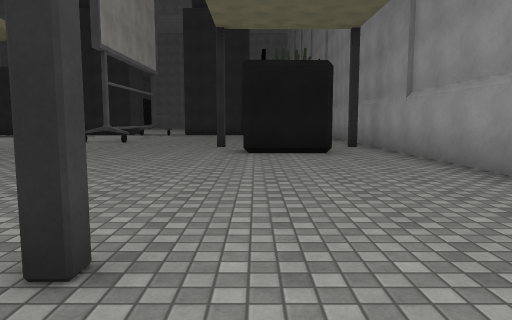
View 1 (above)

24 first-person views from a walk through a scene from a Unity 3-D project. The camera is 1.3 m above the floor, tilts 6° down and sees 70° across. The floor is counted in squares, 1.8 m on a side. Each view is taken from the middle of a square. On the plan, view 1 faces up. The plan holds only what a view shows up to about 11 squares ahead; the rest is blank. The place goes on beyond the plan. The player is left out. Some animated figures are left out. Surface patterns are stand-ins for the level's own textures.

View 2
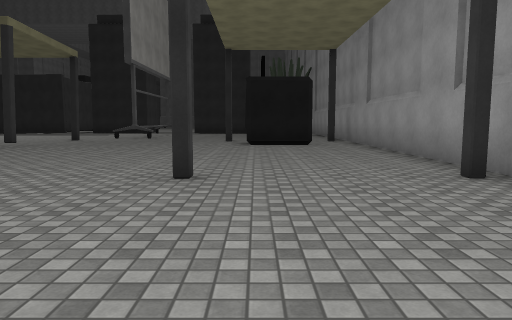

View 3
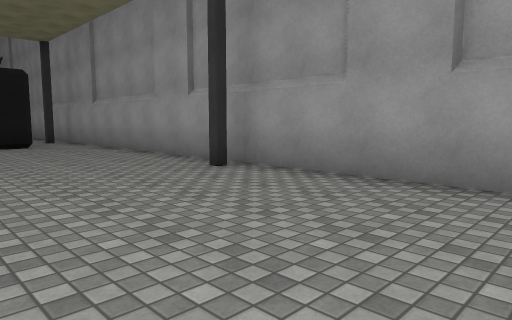

View 4
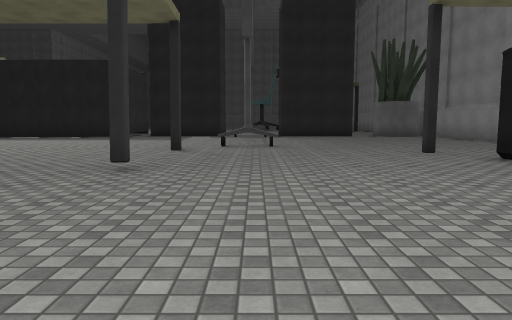

View 5
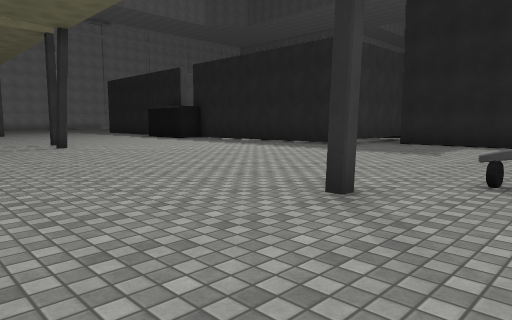

View 6
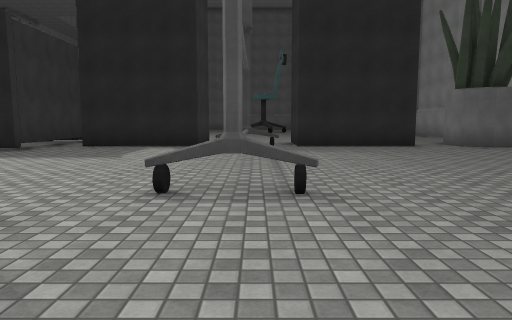

View 7
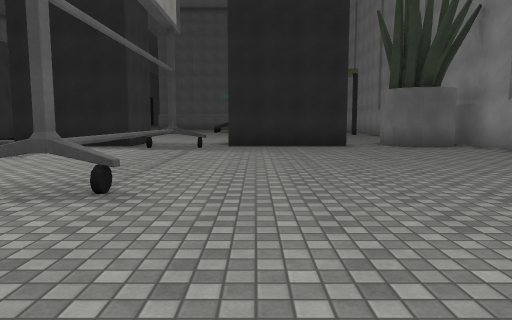

View 8
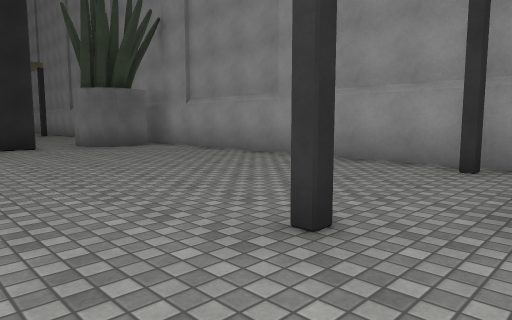

View 9
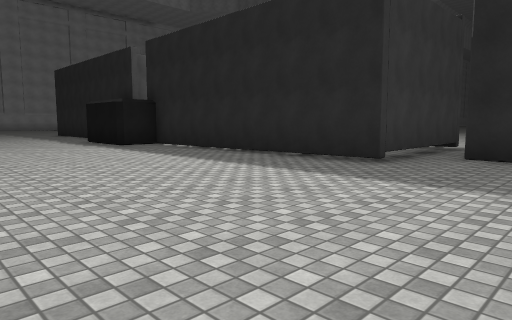

View 10
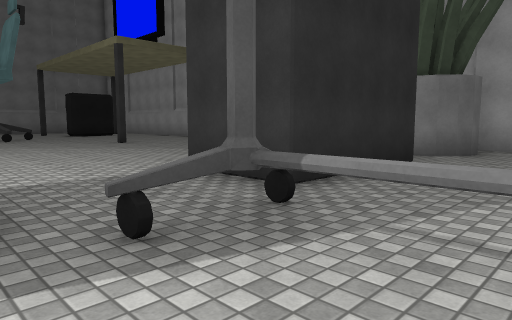

View 11
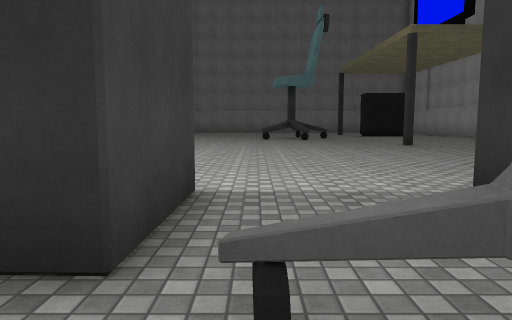

View 12
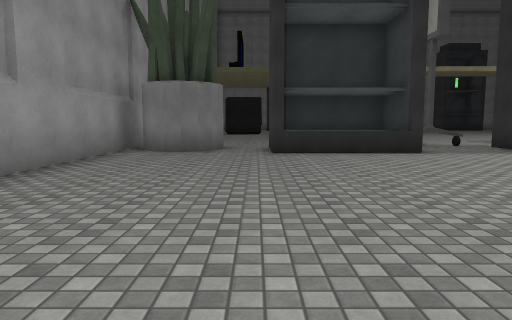

View 13
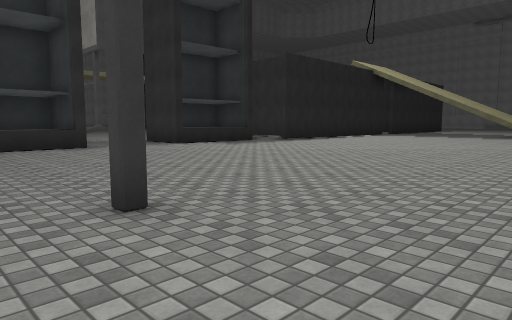

View 14
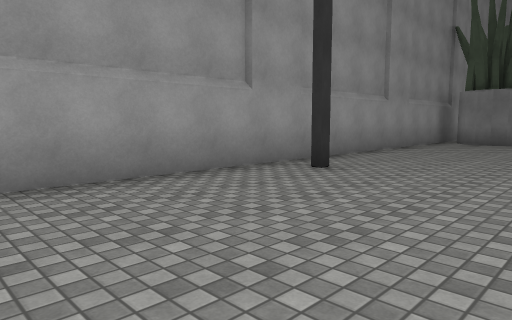

View 15
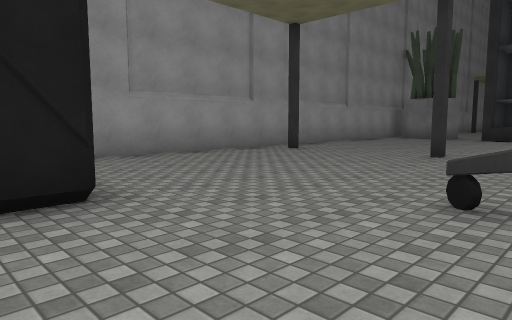

View 16
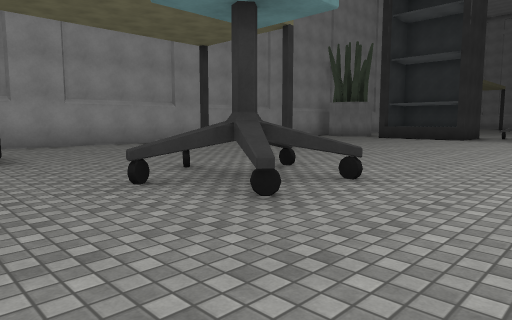

View 17
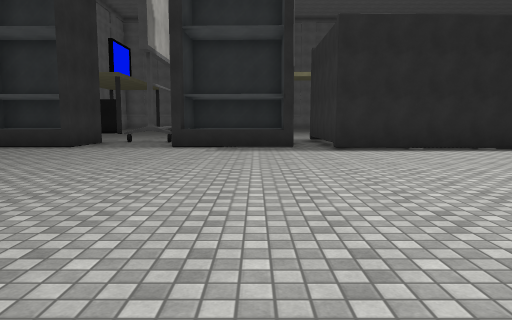

View 18
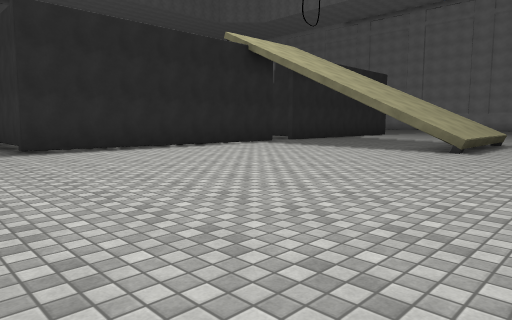

View 19
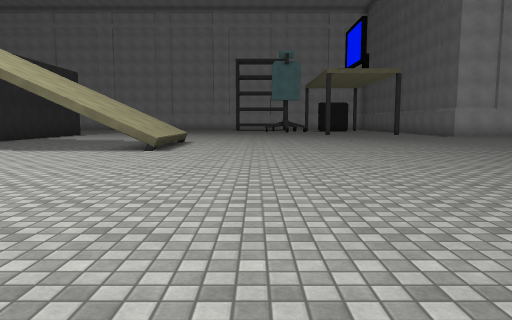

View 20
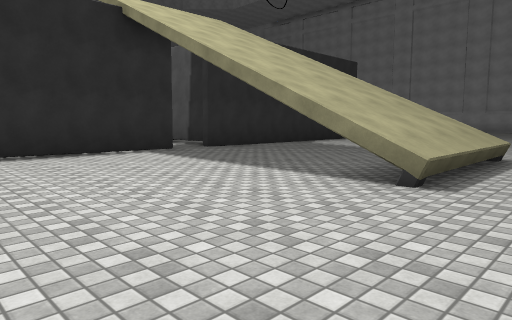

View 21
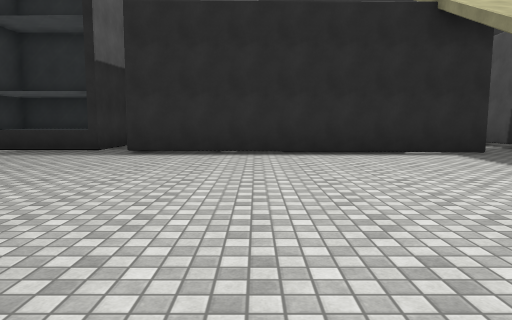

View 22
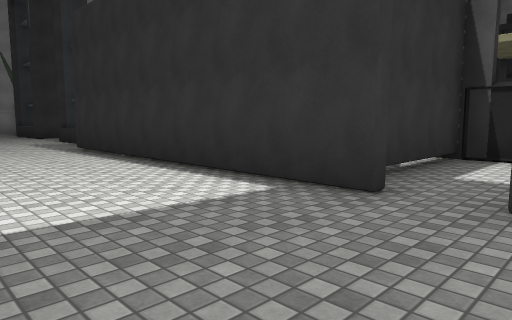

View 23
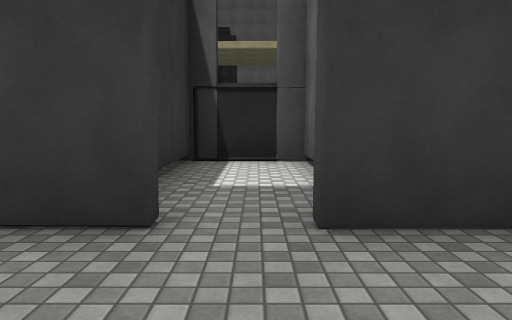

View 24
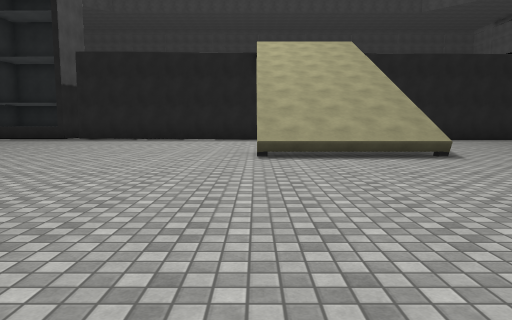

### Floor plan
Key: @ floor where view 1 was taken; # wall or solid block; . floor; = window, fence, low wall or low ledge; ^ raised ledge; M machine; O other object.
Columns run from 21 left of view 1 to 4 right of it. Each row starts with its distance up from view 1.
 37  .....       ........
 36  .......     .......MMM
 35  ........    ....=.......#
 34  ..........  ...#^=......#
 33 ............  ..##.......#
 32 ............. ...=.......#
 31 .........................#
 30 .........................#
 29 ^^^^................#..#.#
 28    #.....................#
 27 .........................#
 26 .........................#
 25 .........................#
 24 .........................#
 23 .........................#
 22 #.##########=............#
 21 #.#       ##^==..#===.##.#
 20 #.#       #####..####.####
 19 #.##      #....=#........#
 18 OOO########.....#........#
 17    .............#........#
 16   ..............#........#
 15  ...............#........#
 14  ...............#........#
 13      ..........=#........#
 12     #....................#
 11     .#........#..........#
 10     ................#....#
  9         .............MM..#
  8             .........MM..#
  7             ..#..........#
  6              ............#
  5               ...........#
  4               ...........#
  3                ..........#
  2                 ....#....#
  1                   .......#
  0                    ..@...#
 -1                    ......#
 -2                     .....#
 -3                     ....

Where each view was taken, in squares from view 1:
view 1: 0 up, 0 right, facing up
view 2: 3 down, 0 right, facing up
view 3: 3 down, 1 left, facing up-right
view 4: 2 up, 5 left, facing up
view 5: 8 up, 5 left, facing up-left
view 6: 9 up, 5 left, facing up
view 7: 9 up, 3 left, facing up
view 8: 9 up, 3 left, facing up-right
view 9: 12 up, 8 left, facing up-left
view 10: 17 up, 7 left, facing up-right
view 11: 18 up, 6 left, facing up
view 12: 30 up, 0 right, facing down
view 13: 32 up, 0 right, facing down-left
view 14: 34 up, 1 left, facing down-right
view 15: 37 up, 4 left, facing down-right
view 16: 37 up, 8 left, facing down-right
view 17: 32 up, 9 left, facing down
view 18: 32 up, 9 left, facing down-left
view 19: 32 up, 9 left, facing left
view 20: 31 up, 14 left, facing down-left
view 21: 31 up, 14 left, facing down
view 22: 26 up, 21 left, facing down-right
view 23: 25 up, 20 left, facing down
view 24: 37 up, 18 left, facing down
